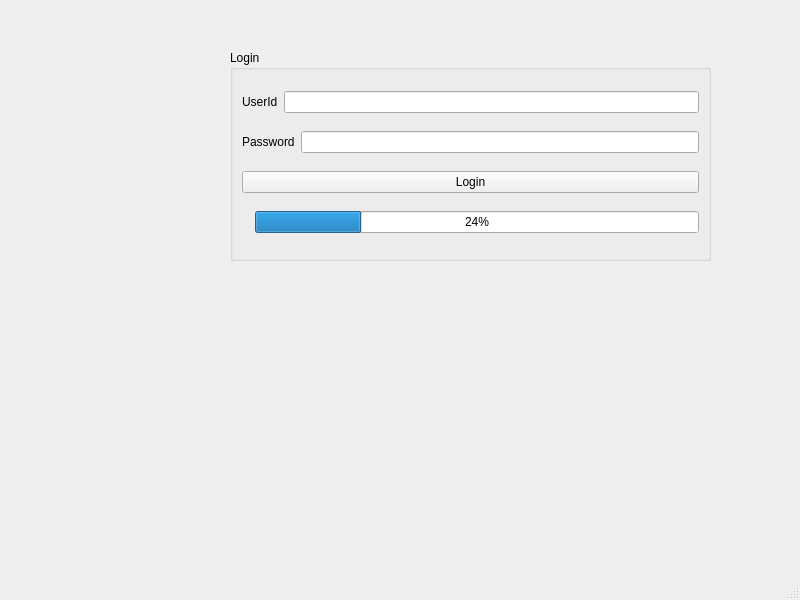
<?xml version="1.0" encoding="UTF-8"?>
<ui version="4.0">
 <class>MainWindow</class>
 <widget class="QMainWindow" name="MainWindow">
  <property name="geometry">
   <rect>
    <x>0</x>
    <y>0</y>
    <width>800</width>
    <height>600</height>
   </rect>
  </property>
  <property name="windowTitle">
   <string>MainWindow</string>
  </property>
  <widget class="QWidget" name="centralwidget">
   <widget class="QLabel" name="label_pic">
    <property name="geometry">
     <rect>
      <x>60</x>
      <y>60</y>
      <width>141</width>
      <height>181</height>
     </rect>
    </property>
    <property name="text">
     <string/>
    </property>
   </widget>
   <widget class="QWidget" name="">
    <property name="geometry">
     <rect>
      <x>230</x>
      <y>50</y>
      <width>481</width>
      <height>211</height>
     </rect>
    </property>
    <layout class="QHBoxLayout" name="horizontalLayout_3">
     <item>
      <widget class="QGroupBox" name="groupBox">
       <property name="title">
        <string>Login</string>
       </property>
       <layout class="QVBoxLayout" name="verticalLayout">
        <item>
         <layout class="QHBoxLayout" name="horizontalLayout_2">
          <item>
           <widget class="QLabel" name="label">
            <property name="text">
             <string>UserId</string>
            </property>
           </widget>
          </item>
          <item>
           <widget class="QLineEdit" name="lineEdit_UserId"/>
          </item>
         </layout>
        </item>
        <item>
         <layout class="QHBoxLayout" name="horizontalLayout">
          <item>
           <widget class="QLabel" name="label_2">
            <property name="text">
             <string>Password</string>
            </property>
           </widget>
          </item>
          <item>
           <widget class="QLineEdit" name="lineEdit_Password"/>
          </item>
         </layout>
        </item>
        <item>
         <widget class="QPushButton" name="pushButton_login">
          <property name="text">
           <string>Login</string>
          </property>
         </widget>
        </item>
        <item>
         <layout class="QHBoxLayout" name="horizontalLayout_4">
          <item>
           <widget class="QLabel" name="label_fixed">
            <property name="text">
             <string/>
            </property>
           </widget>
          </item>
          <item>
           <widget class="QProgressBar" name="progressBar">
            <property name="value">
             <number>24</number>
            </property>
           </widget>
          </item>
         </layout>
        </item>
       </layout>
      </widget>
     </item>
    </layout>
   </widget>
  </widget>
  <widget class="QMenuBar" name="menubar">
   <property name="geometry">
    <rect>
     <x>0</x>
     <y>0</y>
     <width>800</width>
     <height>26</height>
    </rect>
   </property>
  </widget>
  <widget class="QStatusBar" name="statusbar"/>
 </widget>
 <resources/>
 <connections/>
</ui>
